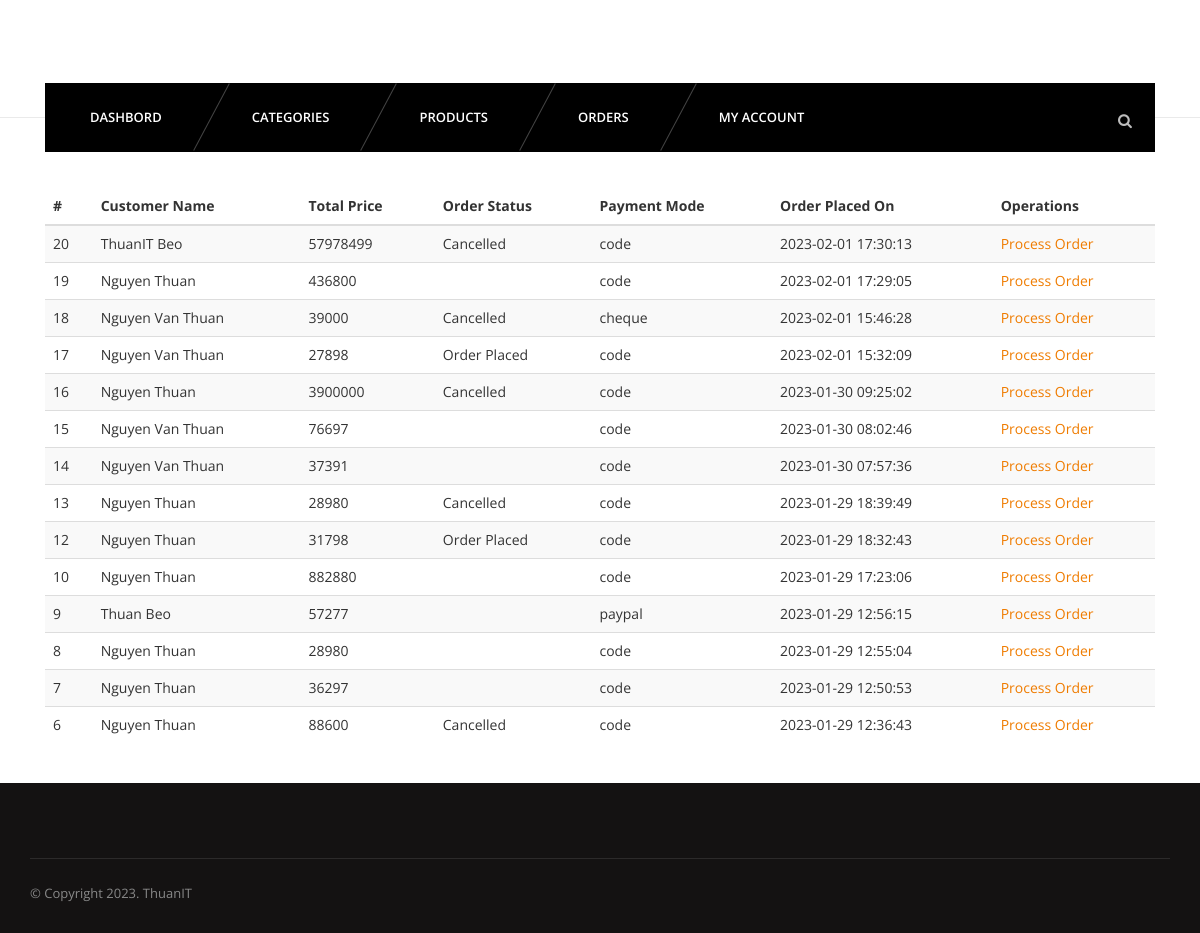
Screenshot of /admin/orders.php (signed in) with the database file from the repository.
### tables this page shows
CREATE TABLE `orders` (
  `id` int NOT NULL AUTO_INCREMENT,
  `uid` int DEFAULT NULL,
  `totalprice` int DEFAULT NULL,
  `paymentnode` varchar(255) DEFAULT NULL,
  `timestamp` datetime DEFAULT NULL,
  `orderstatus` varchar(255) DEFAULT NULL,
  PRIMARY KEY (`id`)
);

### admin/orders.php (the view, shortened to what this page needs)
<?php require('inc/header.php'); ?>
<?php require('inc/nav.php'); ?>
<section id="content">
	<div class="content-blog">
		<div class="container">
			<table class="table table-striped">
				<thead>
					<tr>
						<th>#</th>
						<th>Customer Name</th>
						<th>Total Price</th>
						<th>Order Status</th>
						<th>Payment Mode</th>
						<th>Order Placed On</th>
						<th>Operations</th>
					</tr>
				</thead>
				<tbody>
					<?php
					$sql = "SELECT * FROM orders AS o
								INNER JOIN (SELECT uid, CONCAT(firstname,' ', lastname) AS fullname FROM usersmeta) AS um
								ON um.uid = o.uid
								ORDER BY o.id DESC";
					$res = mysqli_query($conn, $sql);
					while ($r = mysqli_fetch_assoc($res)) {
						?>
						<tr>
							<td scope="row"><?php echo $r['id']; ?></td>
							<td><?php echo $r['fullname']; ?></td>
							<td><?php echo $r['totalprice']; ?></td>
							<td><?php echo $r['orderstatus']; ?></td>
							<td><?php echo $r['paymentnode']; ?></td>
							<td><?php echo $r['timestamp']; ?></td>
							<td><a href="order-process.php?id=<?php echo $r['id']; ?>">Process Order</a></td>
						</tr>
					<?php } ?>
				</tbody>
			</table>
		</div>
	</div>
</section>
<?php require('inc/footer.php'); ?>

### css/light.css (style rules this page uses)
body { background-color:#fff; }

### admin/inc/header.php (style rules this page uses)
#content { min-height: 450px; }

### rows the page displays
orders: id "20", fullname "ThuanIT Beo", totalprice "57978499", orderstatus "Cancelled", paymentnode "code", timestamp "2023-02-01 17:30:13"
orders: id "19", fullname "Nguyen Thuan", totalprice "436800", paymentnode "code", timestamp "2023-02-01 17:29:05"
orders: id "18", fullname "Nguyen Van Thuan", totalprice "39000", orderstatus "Cancelled", paymentnode "cheque", timestamp "2023-02-01 15:46:28"
orders: id "17", fullname "Nguyen Van Thuan", totalprice "27898", orderstatus "Order Placed", paymentnode "code", timestamp "2023-02-01 15:32:09"
orders: id "16", fullname "Nguyen Thuan", totalprice "3900000", orderstatus "Cancelled", paymentnode "code", timestamp "2023-01-30 09:25:02"
orders: id "15", fullname "Nguyen Van Thuan", totalprice "76697", paymentnode "code", timestamp "2023-01-30 08:02:46"
orders: id "14", fullname "Nguyen Van Thuan", totalprice "37391", paymentnode "code", timestamp "2023-01-30 07:57:36"
orders: id "13", fullname "Nguyen Thuan", totalprice "28980", orderstatus "Cancelled", paymentnode "code", timestamp "2023-01-29 18:39:49"
orders: id "12", fullname "Nguyen Thuan", totalprice "31798", orderstatus "Order Placed", paymentnode "code", timestamp "2023-01-29 18:32:43"
orders: id "10", fullname "Nguyen Thuan", totalprice "882880", paymentnode "code", timestamp "2023-01-29 17:23:06"
orders: id "9", fullname "Thuan Beo", totalprice "57277", paymentnode "paypal", timestamp "2023-01-29 12:56:15"
orders: id "8", fullname "Nguyen Thuan", totalprice "28980", paymentnode "code", timestamp "2023-01-29 12:55:04"
orders: id "7", fullname "Nguyen Thuan", totalprice "36297", paymentnode "code", timestamp "2023-01-29 12:50:53"
orders: id "6", fullname "Nguyen Thuan", totalprice "88600", orderstatus "Cancelled", paymentnode "code", timestamp "2023-01-29 12:36:43"
